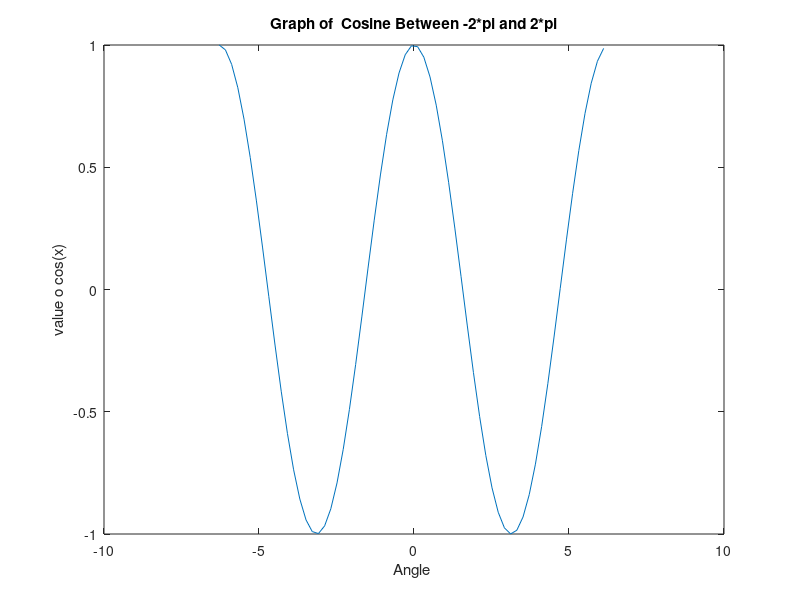

Recreate this plot in MATLAB.
function prob1_a_1505032()
x=-2*pi:.2:2*pi;
y=cos(x);
%plot(x,prob1_b1_1505032(x,1),x,prob1_b1_1505032(x,3),x,prob1_b1_1505032(x,5),x,prob1_b1_1505032(x,20))
plot(x,y);
title('Graph of  Cosine Between -2*pi and 2*pi');
xlabel('Angle ') % x-axis label
ylabel('value o cos(x)') % y-axis label
end